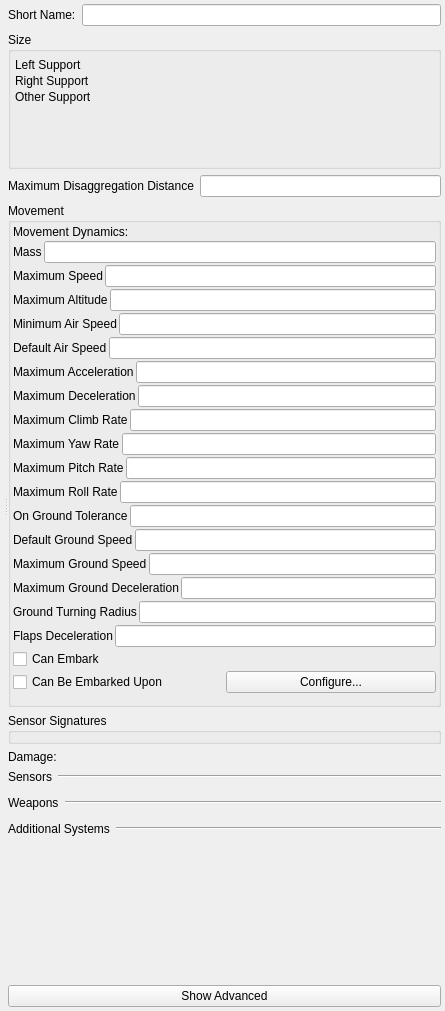
<?xml version="1.0" encoding="UTF-8"?>
<ui version="4.0">
 <class>Form</class>
 <widget class="QWidget" name="Form">
  <property name="geometry">
   <rect>
    <x>0</x>
    <y>0</y>
    <width>445</width>
    <height>1011</height>
   </rect>
  </property>
  <property name="windowTitle">
   <string>Form</string>
  </property>
  <layout class="QVBoxLayout" name="verticalLayout_9">
   <property name="margin">
    <number>4</number>
   </property>
   <item>
    <widget class="QSplitter" name="splitter">
     <property name="orientation">
      <enum>Qt::Horizontal</enum>
     </property>
     <widget class="QWidget" name="layoutWidget">
      <layout class="QVBoxLayout" name="verticalLayout_8">
       <property name="margin">
        <number>0</number>
       </property>
       <item>
        <widget class="QWidget" name="myGeneralCanvas" native="true">
         <property name="sizePolicy">
          <sizepolicy hsizetype="MinimumExpanding" vsizetype="Fixed">
           <horstretch>0</horstretch>
           <verstretch>0</verstretch>
          </sizepolicy>
         </property>
         <property name="element_type" stdset="0">
          <string>general_canvas</string>
         </property>
        </widget>
       </item>
       <item>
        <widget class="QWidget" name="myDisplayWidget" native="true">
         <property name="element_type" stdset="0">
          <string>display_widget_canvas</string>
         </property>
        </widget>
       </item>
      </layout>
     </widget>
     <widget class="QWidget" name="layoutWidget">
      <layout class="QVBoxLayout" name="verticalLayout_7">
       <item>
        <layout class="QHBoxLayout" name="horizontalLayout">
         <item>
          <widget class="QLabel" name="short_name_label">
           <property name="text">
            <string>Short Name:</string>
           </property>
          </widget>
         </item>
         <item>
          <widget class="QLineEdit" name="short_name"/>
         </item>
        </layout>
       </item>
       <item>
        <widget class="QGroupBox" name="boundingVolumeGroupBox">
         <property name="title">
          <string>Size</string>
         </property>
         <layout class="QGridLayout" name="gridLayout_2">
          <property name="sizeConstraint">
           <enum>QLayout::SetNoConstraint</enum>
          </property>
          <property name="margin">
           <number>4</number>
          </property>
          <property name="spacing">
           <number>2</number>
          </property>
          <item row="1" column="0" colspan="2">
           <widget class="QWidget" name="bounding_volume" native="true">
            <property name="minimumSize">
             <size>
              <width>0</width>
              <height>0</height>
             </size>
            </property>
           </widget>
          </item>
          <item row="2" column="0">
           <widget class="QLabel" name="left_support_label">
            <property name="sizePolicy">
             <sizepolicy hsizetype="Minimum" vsizetype="Minimum">
              <horstretch>0</horstretch>
              <verstretch>0</verstretch>
             </sizepolicy>
            </property>
            <property name="text">
             <string>Left Support</string>
            </property>
           </widget>
          </item>
          <item row="2" column="1">
           <widget class="QWidget" name="left_support" native="true">
            <property name="sizePolicy">
             <sizepolicy hsizetype="MinimumExpanding" vsizetype="Minimum">
              <horstretch>0</horstretch>
              <verstretch>0</verstretch>
             </sizepolicy>
            </property>
            <property name="element_type" stdset="0">
             <string>vector-parameter-data</string>
            </property>
            <property name="single_row" stdset="0">
             <bool>true</bool>
            </property>
            <property name="default_value" stdset="0">
             <string>1,-1,0</string>
            </property>
           </widget>
          </item>
          <item row="3" column="0">
           <widget class="QLabel" name="right_support_label">
            <property name="sizePolicy">
             <sizepolicy hsizetype="Minimum" vsizetype="Minimum">
              <horstretch>0</horstretch>
              <verstretch>0</verstretch>
             </sizepolicy>
            </property>
            <property name="text">
             <string>Right Support</string>
            </property>
           </widget>
          </item>
          <item row="3" column="1">
           <widget class="QWidget" name="right_support" native="true">
            <property name="sizePolicy">
             <sizepolicy hsizetype="MinimumExpanding" vsizetype="Minimum">
              <horstretch>0</horstretch>
              <verstretch>0</verstretch>
             </sizepolicy>
            </property>
            <property name="element_type" stdset="0">
             <string>vector-parameter-data</string>
            </property>
            <property name="single_row" stdset="0">
             <bool>true</bool>
            </property>
            <property name="default_value" stdset="0">
             <string>1,1,0</string>
            </property>
           </widget>
          </item>
          <item row="4" column="0">
           <widget class="QLabel" name="other_support_label">
            <property name="sizePolicy">
             <sizepolicy hsizetype="Minimum" vsizetype="Minimum">
              <horstretch>0</horstretch>
              <verstretch>0</verstretch>
             </sizepolicy>
            </property>
            <property name="text">
             <string>Other Support</string>
            </property>
           </widget>
          </item>
          <item row="4" column="1">
           <widget class="QWidget" name="other_support" native="true">
            <property name="sizePolicy">
             <sizepolicy hsizetype="MinimumExpanding" vsizetype="Minimum">
              <horstretch>0</horstretch>
              <verstretch>0</verstretch>
             </sizepolicy>
            </property>
            <property name="element_type" stdset="0">
             <string>vector-parameter-data</string>
            </property>
            <property name="single_row" stdset="0">
             <bool>true</bool>
            </property>
            <property name="default_value" stdset="0">
             <string>-1,0,0</string>
            </property>
           </widget>
          </item>
          <item row="5" column="0" colspan="2">
           <widget class="QWidget" name="bv_and_sv_calcs" native="true">
            <property name="sizePolicy">
             <sizepolicy hsizetype="MinimumExpanding" vsizetype="MinimumExpanding">
              <horstretch>0</horstretch>
              <verstretch>0</verstretch>
             </sizepolicy>
            </property>
            <property name="minimumSize">
             <size>
              <width>0</width>
              <height>0</height>
             </size>
            </property>
            <property name="calculate_bounding_volume" stdset="0">
             <bool>true</bool>
            </property>
            <property name="calculate_support_points" stdset="0">
             <bool>true</bool>
            </property>
            <property name="element_type" stdset="0">
             <string>bv_sp_calc_widget</string>
            </property>
           </widget>
          </item>
         </layout>
        </widget>
       </item>
       <item>
        <layout class="QHBoxLayout" name="horizontalLayout_2">
         <item>
          <widget class="QLabel" name="disaggregation_range_label">
           <property name="text">
            <string>Maximum Disaggregation Distance</string>
           </property>
          </widget>
         </item>
         <item>
          <widget class="QLineEdit" name="disaggregation_range">
           <property name="display-units" stdset="0">
            <string>meters</string>
           </property>
           <property name="source-units" stdset="0">
            <string>meters</string>
           </property>
           <property name="hide_by_default" stdset="0">
            <bool>true</bool>
           </property>
          </widget>
         </item>
        </layout>
       </item>
       <item>
        <widget class="QGroupBox" name="movementGroupBox">
         <property name="title">
          <string>Movement</string>
         </property>
         <layout class="QVBoxLayout" name="verticalLayout">
          <property name="spacing">
           <number>2</number>
          </property>
          <property name="leftMargin">
           <number>2</number>
          </property>
          <property name="topMargin">
           <number>2</number>
          </property>
          <property name="rightMargin">
           <number>2</number>
          </property>
          <item>
           <layout class="QHBoxLayout" name="horizontalLayout_7">
            <item>
             <widget class="QLabel" name="movement_system_label">
              <property name="text">
               <string>Movement Dynamics:</string>
              </property>
             </widget>
            </item>
            <item>
             <widget class="QWidget" name="movement_system" native="true">
              <property name="category" stdset="0">
               <string>movement</string>
              </property>
              <property name="none-selected-text" stdset="0">
               <string>Immobile</string>
              </property>
              <property name="element_type" stdset="0">
               <string>single_system_selector</string>
              </property>
             </widget>
            </item>
           </layout>
          </item>
          <item>
           <layout class="QHBoxLayout" name="horizontalLayout_3">
            <item>
             <widget class="QLabel" name="mass_label">
              <property name="text">
               <string>Mass</string>
              </property>
             </widget>
            </item>
            <item>
             <widget class="QLineEdit" name="mass">
              <property name="source-units" stdset="0">
               <string>kilograms</string>
              </property>
              <property name="display-units" stdset="0">
               <string>kilograms</string>
              </property>
             </widget>
            </item>
           </layout>
          </item>
          <item>
           <layout class="QHBoxLayout" name="horizontalLayout_4">
            <item>
             <widget class="QLabel" name="max_speed_label">
              <property name="text">
               <string>Maximum Speed</string>
              </property>
             </widget>
            </item>
            <item>
             <widget class="QLineEdit" name="max_speed">
              <property name="source-units" stdset="0">
               <string>meters-per-second</string>
              </property>
              <property name="display-units" stdset="0">
               <string>kilometers-per-hour</string>
              </property>
             </widget>
            </item>
           </layout>
          </item>
          <item>
           <layout class="QHBoxLayout" name="horizontalLayout_5">
            <item>
             <widget class="QLabel" name="max_altitude_label">
              <property name="text">
               <string>Maximum Altitude</string>
              </property>
             </widget>
            </item>
            <item>
             <widget class="QLineEdit" name="max_altitude">
              <property name="source-units" stdset="0">
               <string>meters</string>
              </property>
              <property name="display-units" stdset="0">
               <string>meters</string>
              </property>
             </widget>
            </item>
           </layout>
          </item>
          <item>
           <layout class="QHBoxLayout" name="horizontalLayout_13">
            <item>
             <widget class="QLabel" name="min_speed_label">
              <property name="text">
               <string>Minimum Air Speed</string>
              </property>
             </widget>
            </item>
            <item>
             <widget class="QLineEdit" name="min_speed">
              <property name="source-units" stdset="0">
               <string>meters-per-second</string>
              </property>
              <property name="display-units" stdset="0">
               <string>kilometers-per-hour</string>
              </property>
             </widget>
            </item>
           </layout>
          </item>
          <item>
           <layout class="QHBoxLayout" name="horizontalLayout_14">
            <item>
             <widget class="QLabel" name="ordered_speed_label">
              <property name="text">
               <string>Default Air Speed</string>
              </property>
             </widget>
            </item>
            <item>
             <widget class="QLineEdit" name="ordered_speed">
              <property name="source-units" stdset="0">
               <string>meters-per-second</string>
              </property>
              <property name="display-units" stdset="0">
               <string>kilometers-per-hour</string>
              </property>
             </widget>
            </item>
           </layout>
          </item>
          <item>
           <layout class="QHBoxLayout" name="horizontalLayout_15">
            <item>
             <widget class="QLabel" name="max_acceleration_label">
              <property name="text">
               <string>Maximum Acceleration</string>
              </property>
             </widget>
            </item>
            <item>
             <widget class="QLineEdit" name="max_acceleration">
              <property name="source-units" stdset="0">
               <string>meters-per-second2</string>
              </property>
              <property name="display-units" stdset="0">
               <string>meters-per-second2</string>
              </property>
             </widget>
            </item>
           </layout>
          </item>
          <item>
           <layout class="QHBoxLayout" name="horizontalLayout_16">
            <item>
             <widget class="QLabel" name="max_deceleration_label">
              <property name="text">
               <string>Maximum Deceleration</string>
              </property>
             </widget>
            </item>
            <item>
             <widget class="QLineEdit" name="max_deceleration">
              <property name="source-units" stdset="0">
               <string>meters-per-second2</string>
              </property>
              <property name="display-units" stdset="0">
               <string>meters-per-second2</string>
              </property>
             </widget>
            </item>
           </layout>
          </item>
          <item>
           <layout class="QHBoxLayout" name="horizontalLayout_17">
            <item>
             <widget class="QLabel" name="max_climb_rate_label">
              <property name="text">
               <string>Maximum Climb Rate</string>
              </property>
             </widget>
            </item>
            <item>
             <widget class="QLineEdit" name="max_climb_rate">
              <property name="source-units" stdset="0">
               <string>meters-per-second</string>
              </property>
              <property name="display-units" stdset="0">
               <string>meters-per-minute</string>
              </property>
             </widget>
            </item>
           </layout>
          </item>
          <item>
           <layout class="QHBoxLayout" name="horizontalLayout_18">
            <item>
             <widget class="QLabel" name="max_yaw_rate_label">
              <property name="text">
               <string>Maximum Yaw Rate</string>
              </property>
             </widget>
            </item>
            <item>
             <widget class="QLineEdit" name="max_yaw_rate">
              <property name="source-units" stdset="0">
               <string>radians-per-second</string>
              </property>
              <property name="display-units" stdset="0">
               <string>degrees-per-second</string>
              </property>
             </widget>
            </item>
           </layout>
          </item>
          <item>
           <layout class="QHBoxLayout" name="horizontalLayout_19">
            <item>
             <widget class="QLabel" name="max_pitch_rate_label">
              <property name="text">
               <string>Maximum Pitch Rate</string>
              </property>
             </widget>
            </item>
            <item>
             <widget class="QLineEdit" name="max_pitch_rate">
              <property name="source-units" stdset="0">
               <string>radians-per-second</string>
              </property>
              <property name="display-units" stdset="0">
               <string>degrees-per-second</string>
              </property>
             </widget>
            </item>
           </layout>
          </item>
          <item>
           <layout class="QHBoxLayout" name="horizontalLayout_20">
            <item>
             <widget class="QLabel" name="max_roll_rate_label">
              <property name="text">
               <string>Maximum Roll Rate</string>
              </property>
             </widget>
            </item>
            <item>
             <widget class="QLineEdit" name="max_roll_rate">
              <property name="source-units" stdset="0">
               <string>radians-per-second</string>
              </property>
              <property name="display-units" stdset="0">
               <string>degrees-per-second</string>
              </property>
             </widget>
            </item>
           </layout>
          </item>
          <item>
           <layout class="QHBoxLayout" name="horizontalLayout_21">
            <item>
             <widget class="QLabel" name="on_ground_tolerance_label">
              <property name="text">
               <string>On Ground Tolerance</string>
              </property>
             </widget>
            </item>
            <item>
             <widget class="QLineEdit" name="on_ground_tolerance">
              <property name="source-units" stdset="0">
               <string>meters</string>
              </property>
              <property name="display-units" stdset="0">
               <string>meters</string>
              </property>
              <property name="hide_by_default" stdset="0">
               <bool>true</bool>
              </property>
             </widget>
            </item>
           </layout>
          </item>
          <item>
           <layout class="QHBoxLayout" name="horizontalLayout_6">
            <item>
             <widget class="QLabel" name="ordered_ground_speed_label">
              <property name="text">
               <string>Default Ground Speed</string>
              </property>
             </widget>
            </item>
            <item>
             <widget class="QLineEdit" name="ordered_ground_speed">
              <property name="souce-units" stdset="0">
               <string>meters-per-second</string>
              </property>
              <property name="display-units" stdset="0">
               <string>kilometers-per-hour</string>
              </property>
              <property name="hide_by_default" stdset="0">
               <bool>true</bool>
              </property>
             </widget>
            </item>
           </layout>
          </item>
          <item>
           <layout class="QHBoxLayout" name="horizontalLayout_23">
            <item>
             <widget class="QLabel" name="max_ground_speed_label">
              <property name="text">
               <string>Maximum Ground Speed</string>
              </property>
             </widget>
            </item>
            <item>
             <widget class="QLineEdit" name="max_ground_speed">
              <property name="display-units" stdset="0">
               <string>kilometers-per-hour</string>
              </property>
              <property name="source-units" stdset="0">
               <string>meters-per-second</string>
              </property>
              <property name="hide_by_default" stdset="0">
               <bool>true</bool>
              </property>
             </widget>
            </item>
           </layout>
          </item>
          <item>
           <layout class="QHBoxLayout" name="horizontalLayout_24">
            <item>
             <widget class="QLabel" name="max_ground_stopping_deceleration_label">
              <property name="text">
               <string>Maximum Ground Deceleration</string>
              </property>
              <property name="hide_by_default" stdset="0">
               <bool>true</bool>
              </property>
             </widget>
            </item>
            <item>
             <widget class="QLineEdit" name="max_ground_stopping_deceleration">
              <property name="display-units" stdset="0">
               <string>meters-per-second2</string>
              </property>
              <property name="source-units" stdset="0">
               <string>meters-per-second2</string>
              </property>
              <property name="hide_by_default" stdset="0">
               <bool>true</bool>
              </property>
             </widget>
            </item>
           </layout>
          </item>
          <item>
           <layout class="QHBoxLayout" name="horizontalLayout_25">
            <item>
             <widget class="QLabel" name="ground_turning_radius_label">
              <property name="text">
               <string>Ground Turning Radius</string>
              </property>
             </widget>
            </item>
            <item>
             <widget class="QLineEdit" name="ground_turning_radius">
              <property name="display-units" stdset="0">
               <string>meters</string>
              </property>
              <property name="source-units" stdset="0">
               <string>meters</string>
              </property>
              <property name="hide_by_default" stdset="0">
               <bool>true</bool>
              </property>
             </widget>
            </item>
           </layout>
          </item>
          <item>
           <layout class="QHBoxLayout" name="horizontalLayout_24">
            <item>
             <widget class="QLabel" name="flaps_deceleration_label">
              <property name="text">
               <string>Flaps Deceleration</string>
              </property>
             </widget>
            </item>
            <item>
             <widget class="QLineEdit" name="flaps_deceleration">
              <property name="source-units" stdset="0">
               <string>meters-per-second2</string>
              </property>
              <property name="display-units" stdset="0">
               <string>meters-per-second2</string>
              </property>
              <property name="hide_by_default" stdset="0">
               <bool>true</bool>
              </property>
             </widget>
            </item>
           </layout>
          </item>
          <item>
           <widget class="QCheckBox" name="can_embark">
            <property name="text">
             <string>Can Embark</string>
            </property>
            <property name="element_type" stdset="0">
             <string>DtRwBoolean</string>
            </property>
           </widget>
          </item>
          <item>
           <layout class="QHBoxLayout" name="horizontalLayout_12">
            <item>
             <widget class="QCheckBox" name="can_be_embarked_upon">
              <property name="text">
               <string>Can Be Embarked Upon</string>
              </property>
              <property name="element_type" stdset="0">
               <string>DtRwBoolean</string>
              </property>
             </widget>
            </item>
            <item>
             <widget class="QPushButton" name="configure_embarkation">
              <property name="text">
               <string>Configure...</string>
              </property>
              <property name="enable_if_checked" stdset="0">
               <string>can_be_embarked_upon</string>
              </property>
              <property name="slot" stdset="0">
               <string>change_embarkation</string>
              </property>
              <property name="element_type" stdset="0">
               <string>push_button</string>
              </property>
              <property name="disable_if_multiple_selection" stdset="0">
               <bool>true</bool>
              </property>
             </widget>
            </item>
           </layout>
          </item>
          <item>
           <layout class="QVBoxLayout" name="verticalLayout_10">
            <item>
             <widget class="QWidget" name="object_geometry_filename" native="true">
              <property name="element_type" stdset="0">
               <string>object-geometry</string>
              </property>
             </widget>
            </item>
           </layout>
          </item>
         </layout>
        </widget>
       </item>
       <item>
        <widget class="QGroupBox" name="sensorSignaturesGroupBox">
         <property name="title">
          <string>Sensor Signatures</string>
         </property>
         <layout class="QVBoxLayout" name="verticalLayout_3">
          <property name="spacing">
           <number>2</number>
          </property>
          <property name="margin">
           <number>2</number>
          </property>
          <item>
           <widget class="QWidget" name="sensor_signatures" native="true">
            <property name="default-signatures" stdset="0">
             <string>visual-signature=5.0;radar-signature=16.0;infrared-signature=20.0</string>
            </property>
           </widget>
          </item>
         </layout>
        </widget>
       </item>
       <item>
        <layout class="QHBoxLayout" name="horizontalLayout_8">
         <item>
          <widget class="QLabel" name="damage_system_label">
           <property name="text">
            <string>Damage:</string>
           </property>
          </widget>
         </item>
         <item>
          <widget class="QWidget" name="damage_system" native="true">
           <property name="category" stdset="0">
            <string>damage</string>
           </property>
           <property name="none-selected-text" stdset="0">
            <string>Undamagable</string>
           </property>
           <property name="element_type" stdset="0">
            <string>single_system_selector</string>
           </property>
          </widget>
         </item>
        </layout>
       </item>
       <item>
        <layout class="QVBoxLayout" name="verticalLayout_4">
         <item>
          <layout class="QHBoxLayout" name="horizontalLayout_9">
           <item>
            <widget class="QLabel" name="sensor_system_selector_label">
             <property name="sizePolicy">
              <sizepolicy hsizetype="Fixed" vsizetype="Fixed">
               <horstretch>0</horstretch>
               <verstretch>0</verstretch>
              </sizepolicy>
             </property>
             <property name="text">
              <string>Sensors</string>
             </property>
            </widget>
           </item>
           <item>
            <widget class="Line" name="line">
             <property name="orientation">
              <enum>Qt::Horizontal</enum>
             </property>
            </widget>
           </item>
          </layout>
         </item>
         <item>
          <widget class="QWidget" name="sensor_system_selector" native="true">
           <property name="category" stdset="0">
            <string>sensor</string>
           </property>
           <property name="element_type" stdset="0">
            <string>multi_system_selector</string>
           </property>
          </widget>
         </item>
        </layout>
       </item>
       <item>
        <layout class="QVBoxLayout" name="verticalLayout_5">
         <item>
          <layout class="QHBoxLayout" name="horizontalLayout_10">
           <item>
            <widget class="QLabel" name="weapon_system_selector_label">
             <property name="sizePolicy">
              <sizepolicy hsizetype="Fixed" vsizetype="Fixed">
               <horstretch>0</horstretch>
               <verstretch>0</verstretch>
              </sizepolicy>
             </property>
             <property name="text">
              <string>Weapons</string>
             </property>
            </widget>
           </item>
           <item>
            <widget class="Line" name="line_2">
             <property name="orientation">
              <enum>Qt::Horizontal</enum>
             </property>
            </widget>
           </item>
          </layout>
         </item>
         <item>
          <widget class="QWidget" name="weapon_system_selector" native="true">
           <property name="category" stdset="0">
            <string>weapon</string>
           </property>
           <property name="element_type" stdset="0">
            <string>multi_system_selector</string>
           </property>
          </widget>
         </item>
        </layout>
       </item>
       <item>
        <layout class="QVBoxLayout" name="verticalLayout_6">
         <item>
          <layout class="QHBoxLayout" name="horizontalLayout_11">
           <item>
            <widget class="QLabel" name="other_system_selector_label">
             <property name="sizePolicy">
              <sizepolicy hsizetype="Fixed" vsizetype="Fixed">
               <horstretch>0</horstretch>
               <verstretch>0</verstretch>
              </sizepolicy>
             </property>
             <property name="text">
              <string>Additional Systems</string>
             </property>
            </widget>
           </item>
           <item>
            <widget class="Line" name="line_3">
             <property name="orientation">
              <enum>Qt::Horizontal</enum>
             </property>
            </widget>
           </item>
          </layout>
         </item>
         <item>
          <widget class="QWidget" name="other_system_selector" native="true">
           <property name="category" stdset="0">
            <string>other</string>
           </property>
           <property name="element_type" stdset="0">
            <string>multi_system_selector</string>
           </property>
          </widget>
         </item>
        </layout>
       </item>
       <item>
        <spacer name="verticalSpacer">
         <property name="orientation">
          <enum>Qt::Vertical</enum>
         </property>
         <property name="sizeHint" stdset="0">
          <size>
           <width>20</width>
           <height>18</height>
          </size>
         </property>
        </spacer>
       </item>
       <item>
        <widget class="QPushButton" name="myShowAdvanced">
         <property name="text">
          <string>Show Advanced</string>
         </property>
         <property name="checkable">
          <bool>true</bool>
         </property>
         <property name="signal_slot" stdset="0">
          <string>toggled(bool);this;showHiddenControls(bool)</string>
         </property>
        </widget>
       </item>
      </layout>
     </widget>
    </widget>
   </item>
  </layout>
 </widget>
 <resources/>
 <connections/>
</ui>
